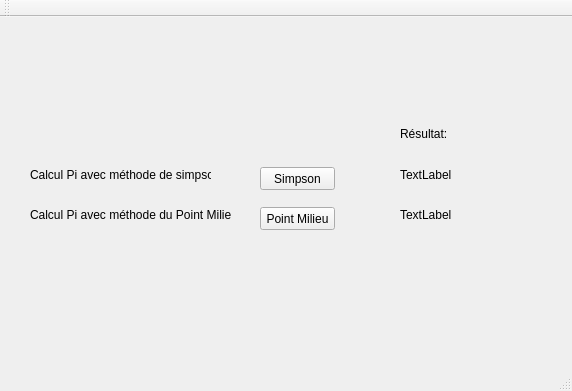
<?xml version="1.0" encoding="UTF-8"?>
<ui version="4.0">
 <class>MainWindow</class>
 <widget class="QMainWindow" name="MainWindow">
  <property name="geometry">
   <rect>
    <x>0</x>
    <y>0</y>
    <width>572</width>
    <height>391</height>
   </rect>
  </property>
  <property name="windowTitle">
   <string>Algorithmes Numériques - Labo 5 / Equipe 6</string>
  </property>
  <widget class="QWidget" name="centralWidget">
   <widget class="QLabel" name="labelSimpsonMethod">
    <property name="geometry">
     <rect>
      <x>30</x>
      <y>150</y>
      <width>181</width>
      <height>16</height>
     </rect>
    </property>
    <property name="text">
     <string>Calcul Pi avec méthode de simpson:</string>
    </property>
   </widget>
   <widget class="QLabel" name="labelMiddlePoint">
    <property name="geometry">
     <rect>
      <x>30</x>
      <y>190</y>
      <width>201</width>
      <height>16</height>
     </rect>
    </property>
    <property name="text">
     <string>Calcul Pi avec méthode du Point Milieu:</string>
    </property>
   </widget>
   <widget class="QPushButton" name="pushButtonSimpson">
    <property name="geometry">
     <rect>
      <x>260</x>
      <y>150</y>
      <width>75</width>
      <height>23</height>
     </rect>
    </property>
    <property name="text">
     <string>Simpson</string>
    </property>
   </widget>
   <widget class="QPushButton" name="pushButtonMiddlePoint">
    <property name="geometry">
     <rect>
      <x>260</x>
      <y>190</y>
      <width>75</width>
      <height>23</height>
     </rect>
    </property>
    <property name="text">
     <string>Point Milieu</string>
    </property>
   </widget>
   <widget class="QLabel" name="label_3">
    <property name="geometry">
     <rect>
      <x>400</x>
      <y>110</y>
      <width>47</width>
      <height>13</height>
     </rect>
    </property>
    <property name="text">
     <string>Résultat:</string>
    </property>
   </widget>
   <widget class="QLabel" name="labelSimpsonResult">
    <property name="geometry">
     <rect>
      <x>400</x>
      <y>150</y>
      <width>121</width>
      <height>16</height>
     </rect>
    </property>
    <property name="text">
     <string>TextLabel</string>
    </property>
   </widget>
   <widget class="QLabel" name="labelResultMiddlePoint">
    <property name="geometry">
     <rect>
      <x>400</x>
      <y>190</y>
      <width>121</width>
      <height>16</height>
     </rect>
    </property>
    <property name="text">
     <string>TextLabel</string>
    </property>
   </widget>
   <widget class="QWidget" name="widget" native="true">
    <property name="geometry">
     <rect>
      <x>380</x>
      <y>250</y>
      <width>120</width>
      <height>80</height>
     </rect>
    </property>
    <zorder>labelResultMiddlePoint</zorder>
    <zorder>pushButtonSimpson</zorder>
    <zorder>label_3</zorder>
    <zorder>labelSimpsonMethod</zorder>
    <zorder>pushButtonMiddlePoint</zorder>
    <zorder>labelMiddlePoint</zorder>
    <zorder>labelSimpsonResult</zorder>
   </widget>
  </widget>
  <widget class="QMenuBar" name="menuBar">
   <property name="geometry">
    <rect>
     <x>0</x>
     <y>0</y>
     <width>572</width>
     <height>21</height>
    </rect>
   </property>
  </widget>
  <widget class="QToolBar" name="mainToolBar">
   <attribute name="toolBarArea">
    <enum>TopToolBarArea</enum>
   </attribute>
   <attribute name="toolBarBreak">
    <bool>false</bool>
   </attribute>
  </widget>
  <widget class="QStatusBar" name="statusBar"/>
 </widget>
 <layoutdefault spacing="6" margin="11"/>
 <resources/>
 <connections/>
</ui>
